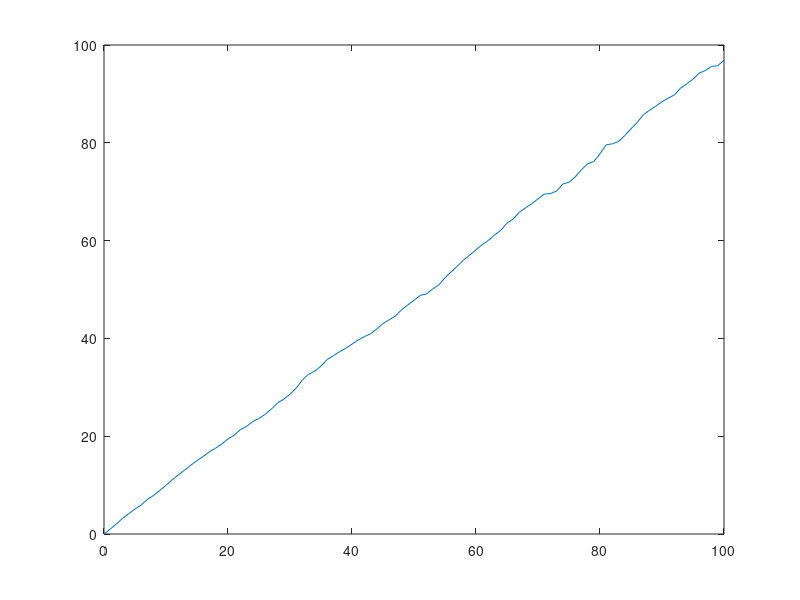

Reproduce this figure in MATLAB.
m=1000;
n=100;
x=zeros(m,n+1);
y=zeros(m,n+1);
a=rand(m,n);

for i = 1:m
    for j = 2:n+1
        if a(i,j-1)<=0.25
            stepx=1;
            stepy=0;
        elseif a(i,j-1)<=0.5
            stepx=0;
            stepy=1;
        elseif a(i,j-1)<=0.75
            stepx=-1;
            stepy=0;
        else
            stepx=0;
            stepy=-1;
        end
        x(i,j)=x(i,j-1)+stepx;
        y(i,j)=y(i,j-1)+stepy;
    end
end

for i = 1:n+1
    dispsq(i)=sum(x(:,i).^2+y(:,i).^2)/m;
end

plot(0:n,dispsq)

P=polyfit(0:n,dispsq,1);

diffcoeff=P(1)/4
        
        